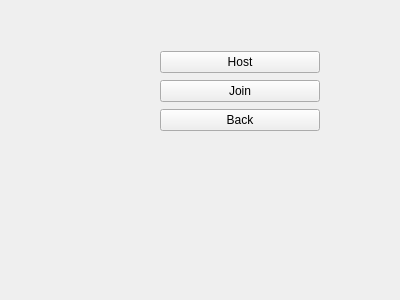
<?xml version="1.0" encoding="UTF-8"?>
<ui version="4.0">
 <class>PlayMenu</class>
 <widget class="QWidget" name="PlayMenu">
  <property name="geometry">
   <rect>
    <x>0</x>
    <y>0</y>
    <width>400</width>
    <height>300</height>
   </rect>
  </property>
  <property name="windowTitle">
   <string>Form</string>
  </property>
  <widget class="QWidget" name="verticalLayoutWidget">
   <property name="geometry">
    <rect>
     <x>160</x>
     <y>50</y>
     <width>160</width>
     <height>83</height>
    </rect>
   </property>
   <layout class="QVBoxLayout" name="verticalLayout">
    <item>
     <widget class="QPushButton" name="hostButton">
      <property name="text">
       <string>Host</string>
      </property>
     </widget>
    </item>
    <item>
     <widget class="QPushButton" name="joinButton">
      <property name="text">
       <string>Join</string>
      </property>
     </widget>
    </item>
    <item>
     <widget class="QPushButton" name="backButton">
      <property name="text">
       <string>Back</string>
      </property>
     </widget>
    </item>
   </layout>
  </widget>
 </widget>
 <resources/>
 <connections/>
</ui>
